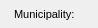
      <widget class="QWidget" name="Additionalinformation_16">
       <property name="geometry">
        <rect>
         <x>0</x>
         <y>0</y>
         <width>98</width>
         <height>28</height>
        </rect>
       </property>
       <attribute name="label">
        <string>Additional information</string>
       </attribute>
       <widget class="QLabel" name="label_streetaxis2_id">
        <property name="geometry">
         <rect>
          <x>14</x>
          <y>55</y>
          <width>83</width>
          <height>22</height>
         </rect>
        </property>
        <property name="font">
         <font>
          <pointsize>8</pointsize>
         </font>
        </property>
        <property name="frameShape">
         <enum>QFrame::NoFrame</enum>
        </property>
        <property name="frameShadow">
         <enum>QFrame::Plain</enum>
        </property>
        <property name="text">
         <string>Street 2:</string>
        </property>
        <property name="textFormat">
         <enum>Qt::AutoText</enum>
        </property>
        <property name="scaledContents">
         <bool>false</bool>
        </property>
        <property name="alignment">
         <set>Qt::AlignLeading|Qt::AlignLeft|Qt::AlignVCenter</set>
        </property>
        <property name="margin">
         <number>3</number>
        </property>
       </widget>
       <widget class="QLabel" name="label_comment">
        <property name="geometry">
         <rect>
          <x>15</x>
          <y>165</y>
          <width>90</width>
          <height>22</height>
         </rect>
        </property>
        <property name="font">
         <font>
          <pointsize>8</pointsize>
         </font>
        </property>
        <property name="frameShape">
         <enum>QFrame::NoFrame</enum>
        </property>
        <property name="frameShadow">
         <enum>QFrame::Plain</enum>
        </property>
        <property name="text">
         <string>Comment:</string>
        </property>
        <property name="textFormat">
         <enum>Qt::AutoText</enum>
        </property>
        <property name="scaledContents">
         <bool>false</bool>
        </property>
        <property name="alignment">
         <set>Qt::AlignLeading|Qt::AlignLeft|Qt::AlignVCenter</set>
        </property>
        <property name="margin">
         <number>3</number>
        </property>
       </widget>
       <widget class="QLabel" name="label_streetaxis_id">
        <property name="geometry">
         <rect>
          <x>14</x>
          <y>28</y>
          <width>99</width>
          <height>22</height>
         </rect>
        </property>
        <property name="font">
         <font>
          <pointsize>8</pointsize>
         </font>
        </property>
        <property name="frameShape">
         <enum>QFrame::NoFrame</enum>
        </property>
        <property name="frameShadow">
         <enum>QFrame::Plain</enum>
        </property>
        <property name="text">
         <string>Street:</string>
        </property>
        <property name="textFormat">
         <enum>Qt::AutoText</enum>
        </property>
        <property name="scaledContents">
         <bool>false</bool>
        </property>
        <property name="alignment">
         <set>Qt::AlignLeading|Qt::AlignLeft|Qt::AlignVCenter</set>
        </property>
        <property name="margin">
         <number>3</number>
        </property>
       </widget>
       <widget class="QLineEdit" name="postcode">
        <property name="geometry">
         <rect>
          <x>440</x>
          <y>5</y>
          <width>126</width>
          <height>18</height>
         </rect>
        </property>
        <property name="font">
         <font>
          <pointsize>8</pointsize>
         </font>
        </property>
        <property name="inputMask">
         <string/>
        </property>
        <property name="text">
         <string/>
        </property>
        <property name="frame">
         <bool>true</bool>
        </property>
       </widget>
       <widget class="QLabel" name="label_postcode">
        <property name="geometry">
         <rect>
          <x>360</x>
          <y>5</y>
          <width>83</width>
          <height>22</height>
         </rect>
        </property>
        <property name="font">
         <font>
          <pointsize>8</pointsize>
         </font>
        </property>
        <property name="frameShape">
         <enum>QFrame::NoFrame</enum>
        </property>
        <property name="frameShadow">
         <enum>QFrame::Plain</enum>
        </property>
        <property name="text">
         <string>Postcode:</string>
        </property>
        <property name="textFormat">
         <enum>Qt::AutoText</enum>
        </property>
        <property name="scaledContents">
         <bool>false</bool>
        </property>
        <property name="alignment">
         <set>Qt::AlignLeading|Qt::AlignLeft|Qt::AlignVCenter</set>
        </property>
        <property name="margin">
         <number>3</number>
        </property>
       </widget>
       <widget class="QLineEdit" name="num_value">
        <property name="geometry">
         <rect>
          <x>440</x>
          <y>240</y>
          <width>126</width>
          <height>18</height>
         </rect>
        </property>
        <property name="echoMode">
         <enum>QLineEdit::Normal</enum>
        </property>
       </widget>
       <widget class="QLineEdit" name="postcomplement">
        <property name="geometry">
         <rect>
          <x>505</x>
          <y>30</y>
          <width>60</width>
          <height>18</height>
         </rect>
        </property>
        <property name="font">
         <font>
          <pointsize>8</pointsize>
         </font>
        </property>
        <property name="inputMask">
         <string/>
        </property>
        <property name="text">
         <string/>
        </property>
        <property name="frame">
         <bool>true</bool>
        </property>
       </widget>
       <widget class="QLabel" name="label_muni_id">
        <property name="geometry">
         <rect>
          <x>14</x>
          <y>3</y>
          <width>90</width>
          <height>22</height>
         </rect>
        </property>
        <property name="font">
         <font>
          <pointsize>8</pointsize>
         </font>
        </property>
        <property name="frameShape">
         <enum>QFrame::NoFrame</enum>
        </property>
        <property name="frameShadow">
         <enum>QFrame::Plain</enum>
        </property>
        <property name="text">
         <string>Municipality:</string>
        </property>
        <property name="textFormat">
         <enum>Qt::AutoText</enum>
        </property>
        <property name="scaledContents">
         <bool>false</bool>
        </property>
        <property name="alignment">
         <set>Qt::AlignLeading|Qt::AlignLeft|Qt::AlignVCenter</set>
        </property>
        <property name="margin">
         <number>3</number>
        </property>
       </widget>
       <widget class="QComboBox" name="muni_id">
        <property name="geometry">
         <rect>
          <x>115</x>
          <y>5</y>
          <width>235</width>
          <height>18</height>
         </rect>
        </property>
        <property name="font">
         <font>
          <pointsize>8</pointsize>
         </font>
        </property>
       </widget>
       <widget class="QLineEdit" name="postcomplement2">
        <property name="geometry">
         <rect>
          <x>505</x>
          <y>55</y>
          <width>60</width>
          <height>18</height>
         </rect>
        </property>
        <property name="font">
         <font>
          <pointsize>8</pointsize>
         </font>
        </property>
        <property name="inputMask">
         <string/>
        </property>
        <property name="text">
         <string/>
        </property>
        <property name="frame">
         <bool>true</bool>
        </property>
       </widget>
       <widget class="QComboBox" name="streetaxis2_id">
        <property name="geometry">
         <rect>
          <x>115</x>
          <y>55</y>
          <width>235</width>
          <height>18</height>
         </rect>
        </property>
        <property name="font">
         <font>
          <pointsize>8</pointsize>
         </font>
        </property>
       </widget>
       <widget class="QLabel" name="label_postnumber">
        <property name="geometry">
         <rect>
          <x>360</x>
          <y>28</y>
          <width>83</width>
          <height>22</height>
         </rect>
        </property>
        <property name="font">
         <font>
          <pointsize>8</pointsize>
         </font>
        </property>
        <property name="frameShape">
         <enum>QFrame::NoFrame</enum>
        </property>
        <property name="frameShadow">
         <enum>QFrame::Plain</enum>
        </property>
        <property name="text">
         <string>Postnumber:</string>
        </property>
        <property name="textFormat">
         <enum>Qt::AutoText</enum>
        </property>
        <property name="scaledContents">
         <bool>false</bool>
        </property>
        <property name="alignment">
         <set>Qt::AlignLeading|Qt::AlignLeft|Qt::AlignVCenter</set>
        </property>
        <property name="margin">
         <number>3</number>
        </property>
       </widget>
       <widget class="QLabel" name="label_num_value">
        <property name="geometry">
         <rect>
          <x>360</x>
          <y>238</y>
          <width>79</width>
          <height>22</height>
         </rect>
        </property>
        <property name="font">
         <font>
          <pointsize>8</pointsize>
         </font>
        </property>
        <property name="frameShape">
         <enum>QFrame::NoFrame</enum>
        </property>
        <property name="frameShadow">
         <enum>QFrame::Plain</enum>
        </property>
        <property name="text">
         <string>Numeric value:</string>
        </property>
        <property name="textFormat">
         <enum>Qt::AutoText</enum>
        </property>
        <property name="scaledContents">
         <bool>false</bool>
        </property>
        <property name="alignment">
         <set>Qt::AlignLeading|Qt::AlignLeft|Qt::AlignVCenter</set>
        </property>
        <property name="margin">
         <number>3</number>
        </property>
       </widget>
       <widget class="QTextEdit" name="annotation">
        <property name="geometry">
         <rect>
          <x>115</x>
          <y>80</y>
          <width>451</width>
          <height>32</height>
         </rect>
        </property>
        <property name="frameShape">
         <enum>QFrame::StyledPanel</enum>
        </property>
        <property name="frameShadow">
         <enum>QFrame::Raised</enum>
        </property>
       </widget>
       <widget class="QLabel" name="label_link">
        <property name="geometry">
         <rect>
          <x>15</x>
          <y>238</y>
          <width>90</width>
          <height>22</height>
         </rect>
        </property>
        <property name="font">
         <font>
          <pointsize>8</pointsize>
         </font>
        </property>
        <property name="frameShape">
         <enum>QFrame::NoFrame</enum>
        </property>
        <property name="frameShadow">
         <enum>QFrame::Plain</enum>
        </property>
        <property name="text">
         <string>Link:</string>
        </property>
        <property name="textFormat">
         <enum>Qt::AutoText</enum>
        </property>
        <property name="scaledContents">
         <bool>false</bool>
        </property>
        <property name="alignment">
         <set>Qt::AlignLeading|Qt::AlignLeft|Qt::AlignVCenter</set>
        </property>
        <property name="margin">
         <number>3</number>
        </property>
       </widget>
       <widget class="QLabel" name="label_observ">
        <property name="geometry">
         <rect>
          <x>15</x>
          <y>125</y>
          <width>90</width>
          <height>22</height>
         </rect>
        </property>
        <property name="font">
         <font>
          <pointsize>8</pointsize>
         </font>
        </property>
        <property name="frameShape">
         <enum>QFrame::NoFrame</enum>
        </property>
        <property name="frameShadow">
         <enum>QFrame::Plain</enum>
        </property>
        <property name="text">
         <string>Observation:</string>
        </property>
        <property name="textFormat">
         <enum>Qt::AutoText</enum>
        </property>
        <property name="scaledContents">
         <bool>false</bool>
        </property>
        <property name="alignment">
         <set>Qt::AlignLeading|Qt::AlignLeft|Qt::AlignVCenter</set>
        </property>
        <property name="margin">
         <number>3</number>
        </property>
       </widget>
       <widget class="QLabel" name="label_annotation">
        <property name="geometry">
         <rect>
          <x>15</x>
          <y>85</y>
          <width>90</width>
          <height>22</height>
         </rect>
        </property>
        <property name="font">
         <font>
          <pointsize>8</pointsize>
         </font>
        </property>
        <property name="frameShape">
         <enum>QFrame::NoFrame</enum>
        </property>
        <property name="frameShadow">
         <enum>QFrame::Plain</enum>
        </property>
        <property name="text">
         <string>Annotation:</string>
        </property>
        <property name="textFormat">
         <enum>Qt::AutoText</enum>
        </property>
        <property name="scaledContents">
         <bool>false</bool>
        </property>
        <property name="alignment">
         <set>Qt::AlignLeading|Qt::AlignLeft|Qt::AlignVCenter</set>
        </property>
        <property name="margin">
         <number>3</number>
        </property>
       </widget>
       <widget class="QLineEdit" name="postnumber2">
        <property name="geometry">
         <rect>
          <x>440</x>
          <y>55</y>
          <width>60</width>
          <height>18</height>
         </rect>
        </property>
        <property name="font">
         <font>
          <pointsize>8</pointsize>
         </font>
        </property>
        <property name="inputMask">
         <string/>
        </property>
        <property name="text">
         <string/>
        </property>
        <property name="frame">
         <bool>true</bool>
        </property>
       </widget>
       <widget class="QComboBox" name="streetaxis_id">
        <property name="geometry">
         <rect>
          <x>115</x>
          <y>30</y>
          <width>235</width>
          <height>18</height>
         </rect>
        </property>
        <property name="font">
         <font>
          <pointsize>8</pointsize>
         </font>
        </property>
       </widget>
       <widget class="QLineEdit" name="postnumber">
        <property name="geometry">
         <rect>
          <x>440</x>
          <y>30</y>
          <width>60</width>
          <height>18</height>
         </rect>
        </property>
        <property name="font">
         <font>
          <pointsize>8</pointsize>
         </font>
        </property>
        <property name="inputMask">
         <string/>
        </property>
        <property name="text">
         <string/>
        </property>
        <property name="frame">
         <bool>true</bool>
        </property>
       </widget>
       <widget class="QTextEdit" name="observ">
        <property name="geometry">
         <rect>
          <x>115</x>
          <y>120</y>
          <width>451</width>
          <height>32</height>
         </rect>
        </property>
       </widget>
       <widget class="QLabel" name="label_postnumber2">
        <property name="geometry">
         <rect>
          <x>360</x>
          <y>50</y>
          <width>81</width>
          <height>22</height>
         </rect>
        </property>
        <property name="font">
         <font>
          <pointsize>8</pointsize>
         </font>
        </property>
        <property name="frameShape">
         <enum>QFrame::NoFrame</enum>
        </property>
        <property name="frameShadow">
         <enum>QFrame::Plain</enum>
        </property>
        <property name="text">
         <string>Postnumber 2:</string>
        </property>
        <property name="textFormat">
         <enum>Qt::AutoText</enum>
        </property>
        <property name="scaledContents">
         <bool>false</bool>
        </property>
        <property name="alignment">
         <set>Qt::AlignLeading|Qt::AlignLeft|Qt::AlignVCenter</set>
        </property>
        <property name="margin">
         <number>3</number>
        </property>
       </widget>
       <widget class="QLabel" name="label_descript_2">
        <property name="geometry">
         <rect>
          <x>15</x>
          <y>205</y>
          <width>91</width>
          <height>22</height>
         </rect>
        </property>
        <property name="font">
         <font>
          <pointsize>8</pointsize>
         </font>
        </property>
        <property name="frameShape">
         <enum>QFrame::NoFrame</enum>
        </property>
        <property name="frameShadow">
         <enum>QFrame::Plain</enum>
        </property>
        <property name="text">
         <string>Description:</string>
        </property>
        <property name="textFormat">
         <enum>Qt::AutoText</enum>
        </property>
        <property name="scaledContents">
         <bool>false</bool>
        </property>
        <property name="alignment">
         <set>Qt::AlignLeading|Qt::AlignLeft|Qt::AlignVCenter</set>
        </property>
        <property name="margin">
         <number>3</number>
        </property>
       </widget>
       <widget class="QTextEdit" name="link">
        <property name="enabled">
         <bool>false</bool>
        </property>
        <property name="geometry">
         <rect>
          <x>115</x>
          <y>240</y>
          <width>235</width>
          <height>18</height>
         </rect>
        </property>
        <property name="verticalScrollBarPolicy">
         <enum>Qt::ScrollBarAlwaysOff</enum>
        </property>
        <property name="horizontalScrollBarPolicy">
         <enum>Qt::ScrollBarAlwaysOff</enum>
        </property>
       </widget>
       <widget class="QTextEdit" name="comment">
        <property name="geometry">
         <rect>
          <x>115</x>
          <y>160</y>
          <width>451</width>
          <height>32</height>
         </rect>
        </property>
        <property name="frameShadow">
         <enum>QFrame::Sunken</enum>
        </property>
        <property name="lineWidth">
         <number>1</number>
        </property>
       </widget>
       <widget class="QTextEdit" name="descript">
        <property name="geometry">
         <rect>
          <x>115</x>
          <y>200</y>
          <width>451</width>
          <height>32</height>
         </rect>
        </property>
       </widget>
      </widget>
